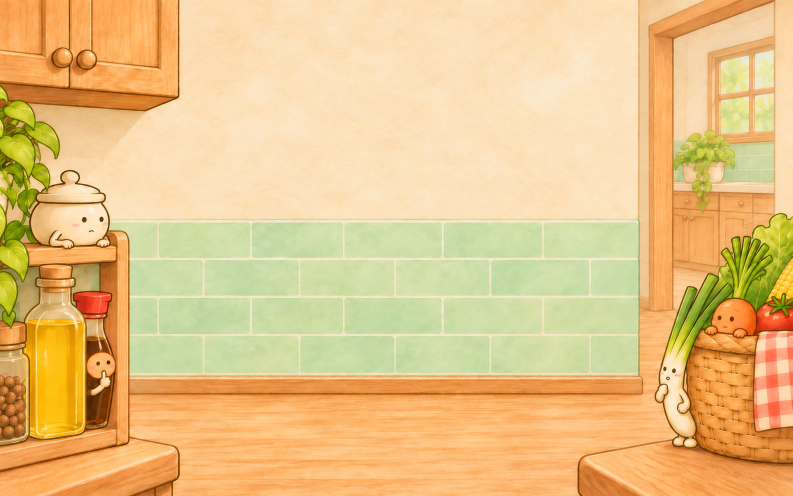
#> input picture source/bg-v3/kitchen-doorway.png, 1585 x 992 px, found by its file name (shown at 1/2 size)
$ python prepare_quiet.py
#> lines starting #> are read from the running program, lines starting #| are printed output that depends on the picture; after the words box and inside, x2 and y2 are one past the last pixel; in counts of white or black regions, pixels touching at a corner belong together
"""寻找段 → 声音留白段（quiet）的桌角近景层：从门口厨房（source/bg-v3/kitchen-doorway.png，桌面原件 new pics/hallway-landscape.png 的副本）里裁出左下角的台面一角。
只裁切加遮罩，不改像素。quiet 段镜头推到这个角落时，这一层比墙面多放大一点，形成纵深；它只会往外长、盖住地板，不露底。
输出 public/assets/bg/doorway-corner.png（RGBA，裁到外接框），打印外接框（图片像素）。用法：python3 tools/prepare_quiet.py
"""
import json
import cv2
import numpy as np
from scipy import ndimage

img = cv2.imread("source/bg-v3/kitchen-doorway.png", cv2.IMREAD_COLOR)
#> img is the input picture: shape (992, 1585, 3); mean B, G, R 134.9, 195.7, 231.9
H, W = img.shape[:2]
#> H = 992; W = 1585
lum = cv2.cvtColor(img, cv2.COLOR_BGR2GRAY)
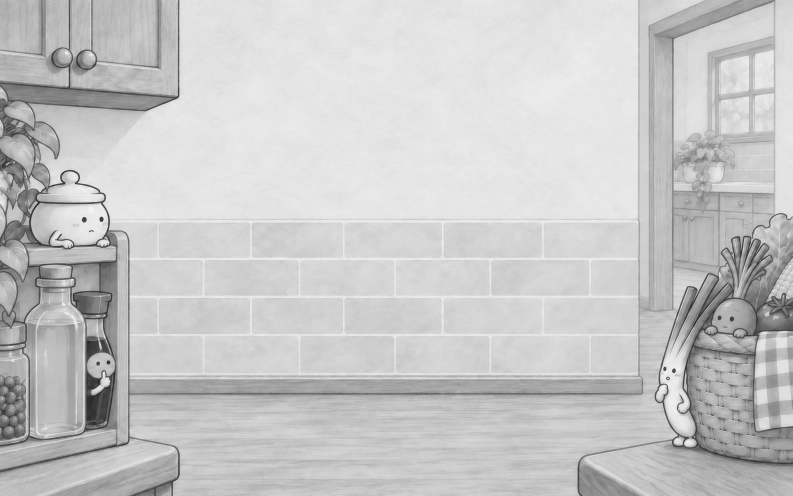
#> lum: shape (992, 1585) (shown at 1/2 size); min 33, max 251, mean 199.6
free = (lum > 110).astype(np.uint8)
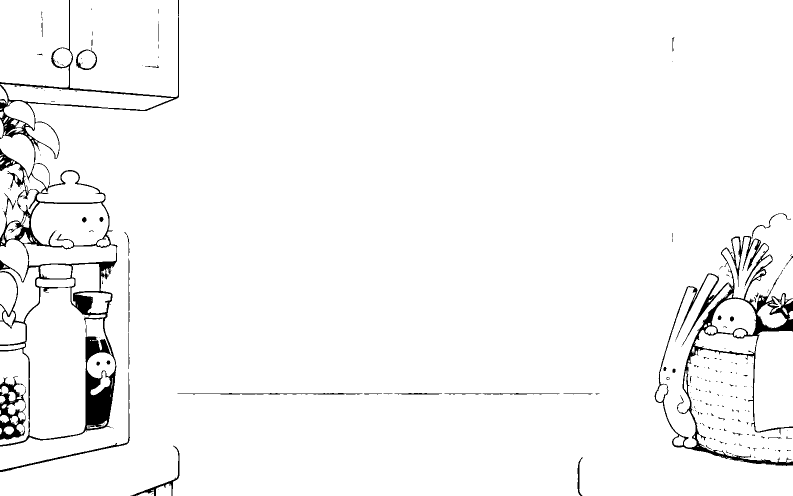
#> free: shape (992, 1585) (shown at 1/2 size); values 0 (black) and 1 (white), 97% white; 230 black regions (193 under 20 px), largest, box (x1, y1, x2, y2) and area: (0, 0, 358, 893) 24272, (1309, 472, 1585, 932) 13542, (0, 753, 52, 880) 2642
x0, y0, x1, y1 = 0, 868, 364, H
#> x0 = 0; y0 = 868; x1 = 364; y1 = 992
lim = np.zeros((H, W), np.uint8); lim[y0:y1, x0:x1] = 1
f = (free & lim) * 255
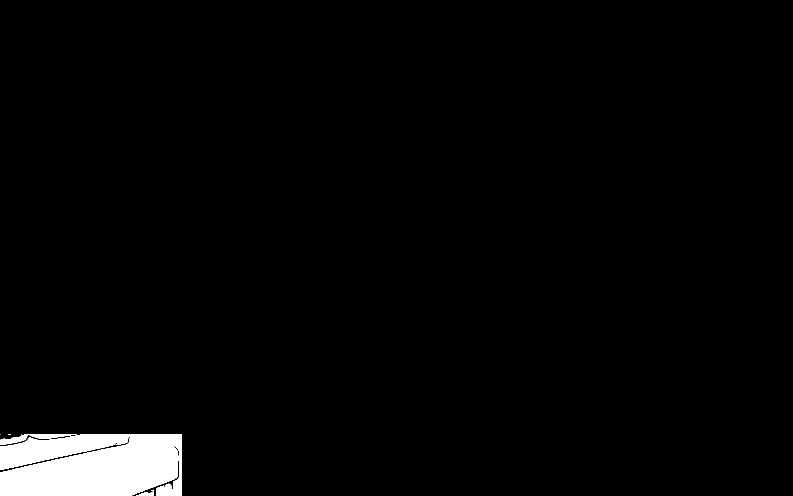
#> f: shape (992, 1585) (shown at 1/2 size); 2.7% white; 9 white regions (3 under 20 px), largest, box (x1, y1, x2, y2) and area: (0, 868, 364, 992) 31207, (0, 868, 257, 940) 9304, (312, 967, 343, 992) 619, (59, 868, 154, 878) 587, (0, 868, 57, 890) 573, (272, 979, 308, 992) 201
m = np.zeros((H, W), np.uint8)
for s in [(300, 930), (250, 950), (200, 965), (120, 975), (330, 982), (40, 985)]:
    ff = f.copy(); mask = np.zeros((H + 2, W + 2), np.uint8)
    if not ff[s[1], s[0]]: continue
    cv2.floodFill(ff, mask, s, 128); m |= (ff == 128).astype(np.uint8)
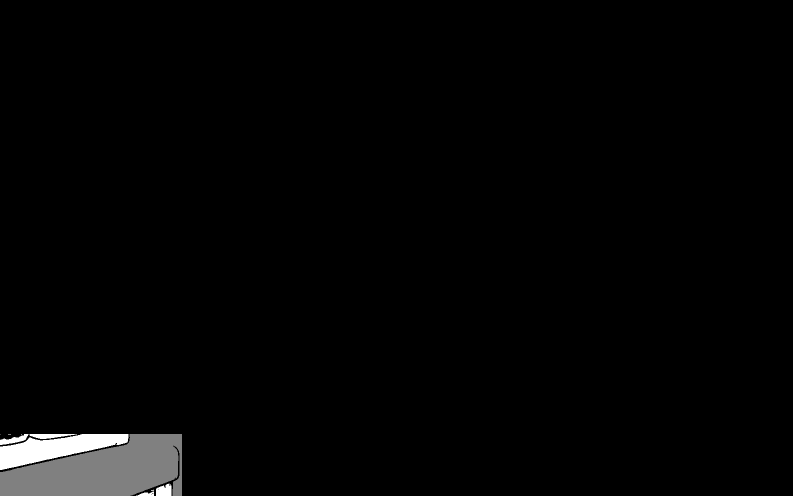
#> ff: shape (992, 1585) (shown at 1/2 size); min 0, max 255, mean 4.4
#> m: shape (992, 1585); values 0 (black) and 1 (white), 2% white; 2 white regions, box (x1, y1, x2, y2) and area: (0, 868, 364, 992) 31207, (312, 967, 343, 992) 618
m = cv2.dilate(m, np.ones((5, 5), np.uint8)) & lim
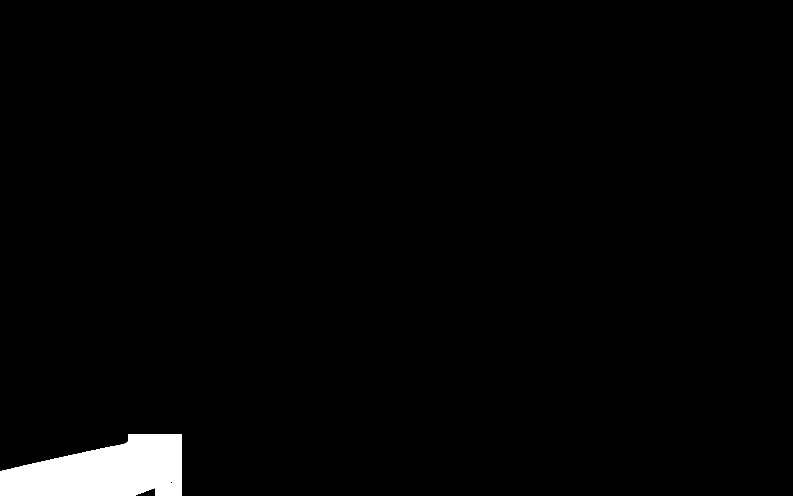
#> m: shape (992, 1585) (shown at 1/2 size); values 0 (black) and 1 (white), 2.1% white; 1 white region, box (x1, y1, x2, y2) and area: (0, 868, 364, 992) 33115
m = ndimage.binary_fill_holes(m).astype(np.uint8)
#> m: shape (992, 1585); values 0 (black) and 1 (white), 2.1% white; 1 white region, box (x1, y1, x2, y2) and area: (0, 868, 364, 992) 33121
# 台面后沿（(258,873) → (342,891) 的墨线）以上、圆角外侧（x > 360）是地板，不属于桌角
for x in range(258, W):
    yl = int(873 + (min(x, 342) - 258) * 18 / 84) - 1
    m[:yl, x] = 0
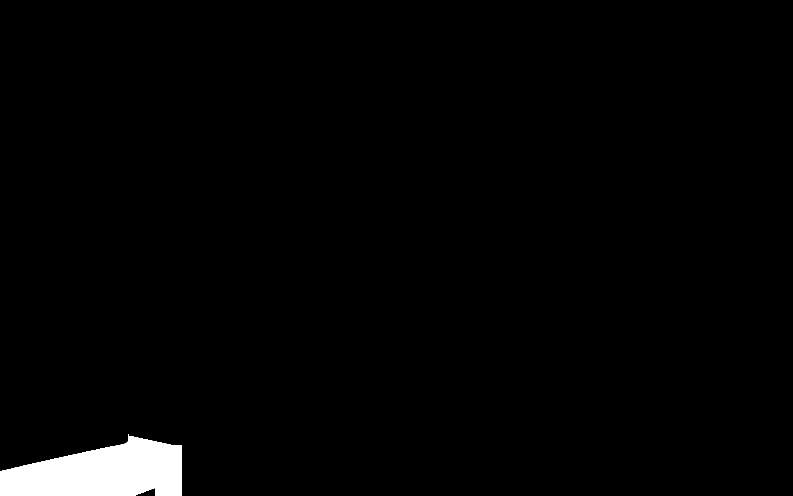
#> m: shape (992, 1585) (shown at 1/2 size); values 0 (black) and 1 (white), 2% white; 1 white region, box (x1, y1, x2, y2) and area: (0, 868, 364, 992) 31593
m[:, 361:] = 0
#> m: shape (992, 1585); values 0 (black) and 1 (white), 2% white; 1 white region, box (x1, y1, x2, y2) and area: (0, 868, 361, 992) 31287
ys, xs = np.nonzero(m)
bx = [int(xs.min()), int(ys.min()), int(xs.max() - xs.min() + 1), int(ys.max() - ys.min() + 1)]
#> bx = [0, 868, 361, 124]
rgba = cv2.cvtColor(img, cv2.COLOR_BGR2BGRA); rgba[:, :, 3] = m * 255
cv2.imwrite("public/assets/bg/doorway-corner.png", rgba[bx[1]:bx[1] + bx[3], bx[0]:bx[0] + bx[2]])
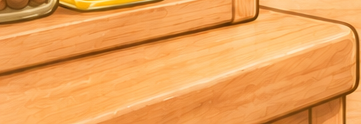
#> saved as doorway-corner.png: shape (124, 361, 4); mean B, G, R, A 86.7, 160.5, 235.7, 178.2
print(json.dumps({"corner": {"src": "/assets/bg/doorway-corner.png", "img": bx}}))
#| {"corner": {"src": "/assets/bg/doorway-corner.png", "img": [0, 868, 361, 124]}}
